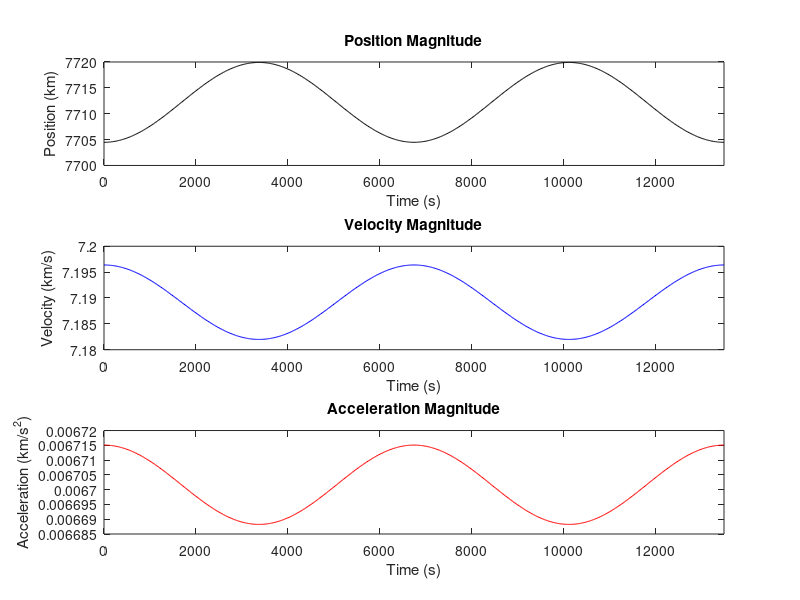
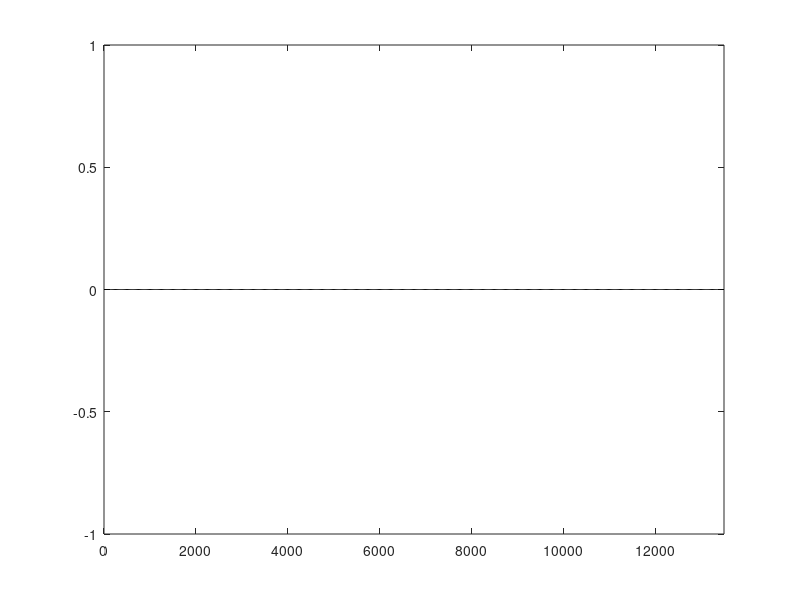

MATLAB code for these plots, in order:
%% MAE182 Assignment 1
%   Eric Foss
%   A17068006

%% Problem 1
clear all; close all; clc;
% Problem 1a

mu = 398600; %gravitational parameter for earth [km^3/s^2]
I = [1; 0; 0]; J = [0; 1; 0;]; K = [0; 0; 1]; %cordinate frame unit vectors

koe = zeros(6, 1); %define Kepler Orbital Elements vector

r = [-2436.45; -2436.45; 6891.037]; %initial position [km]
v = [5.088611; -5.088611; 0];  %initial velocity [km/s]


h = cross(r, v); %specific angular momentum [km^2/s]
hhat = h/norm(h); %normalized specific angular momentum
energy = 0.5*dot(v, v) - mu/norm(r); %specific energy [km^2/s^2]
nhat = cross(K, h)/norm(cross(K, h)); %normalized ascending node
e = cross(v, h)/mu - r/norm(r); %eccentricity vector



koe(1) = -mu/(2*energy); %semi-major axis [km]
koe(2) = norm(e); %eccentricity
koe(3) = acos(dot([0 0 1],  hhat)); %inclination angle [rads]
koe(4) = atan2(nhat(2), nhat(1)); %longitude of ascending node [rads]
koe(5) = atan2(dot(hhat, cross(nhat, e)), dot(nhat, e)); %argument of periapsis [rads]

f = atan2(dot(hhat, cross(e, r)), dot(e, r)); %True anomoly [rads]
E = 2*atan(sqrt((1-norm(e))/(1+norm(e)))*tan(f/2)); %eccentric anomoly [rads]

koe(6) = E - norm(e)*sin(E); %Mean anomoly [rads]

% Problem 1b

ec = koe(2);
M = koe(6);

i = 1;
E(i) = M;

f(i) = M - E(i) + ec*sin(E(i));
while (abs(f(i)) > 10^(-12))
    
    
    E(i+1) = E(i) + f(i)/(1 - ec*cos(E(i)));
    i = i + 1;
    f(i) = M - E(i) + ec*sin(E(i));
   
end

E = E(i);

% Problem 1c

x0 = [r; v]; %Initial state
xdot = @(x)[x(4:6); -mu/(norm(x(1:3))^3)*x(1:3)]; %Derivative of State

T = 2*pi/sqrt(mu/koe(1)^3); %Period of Orbit
time = 0:20:2*T; %20 sec time steps of two orbits

%Propagation
[t, y] = ode45(@(t, x) xdot(x), time, x0, odeset('RelTol',1e-12,'AbsTol',1e-15)); %ode
rt = y(:, 1:3); %propagated positions
vt = y(:, 4:6); %propagated velocities

%Defining vector sizes
at = zeros(size(rt)); 
pos = zeros(length(t), 1);
vel = zeros(length(t), 1);
acc = zeros(length(t), 1);

for i = 1:length(t)
    
    at(i, :) = -mu*rt(i, :)/(norm(rt(i, :))^3); %propagated accelerations
    
    %Magnitudes
    pos(i) = norm(rt(i, :));
    vel(i) = norm(vt(i, :));
    acc(i) = norm(at(i, :));

end

%PLOTS
figure(1); hold on;

%Postion Plot
subplot(3, 1, 1);
plot(t, pos, 'k-');
title('Position Magnitude');
xlabel('Time (s)'); ylabel('Position (km)');
xlim([0 2*T]);

%Velocity Plot
subplot(3, 1, 2)
plot(t, vel, 'b-');
title('Velocity Magnitude');
xlabel('Time (s)'); ylabel('Velocity (km/s)');
xlim([0 2*T]);

%Acceleration Plot
subplot(3, 1, 3);
plot(t, acc, 'r-');
title('Acceleration Magnitude');
xlabel('Time (s)'); ylabel('Acceleration (km/s^2)');
xlim([0 2*T]);

% Problem 1d

denergy = zeros(length(t), 1);

for i = 1:length(t)

    denergy(i) = 0.5*vel(i)^2 - mu/pos(i) - energy;

end

figure(2);
title('Change in Specific Energy');
xlabel('Time (s)'); ylabel('Difference from Initial Energy (km^2/s^2)');
plot(time, denergy, 'k-');
xlim ([0 2*T]); ylim([-1 1]);


